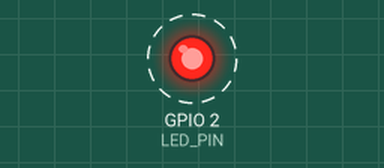
Bench run of a sketch on a simulated ESP32. Parts: output pins drawn as LEDs (lit = HIGH). Dashed ring = blinking. What the sketch prints to the serial monitor is not drawn.

Above: at 0.5 s.
Timing chart, 0 to 4.6 s (numbered marks = the images above):
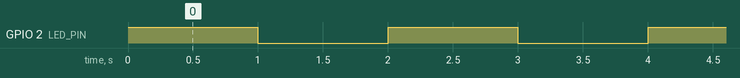

The sketch:

code.ino
```cpp
#include "driver/gpio.h"

#define LED_PIN GPIO_NUM_2

void app_main(void)
{
    gpio_reset_pin(LED_PIN);
    gpio_set_direction(LED_PIN, GPIO_MODE_OUTPUT);

    while (1)
    {
        gpio_set_level(LED_PIN, 1);
        printf("LED ON\n");
        vTaskDelay(pdMS_TO_TICKS(1000));

        gpio_set_level(LED_PIN, 0);
        printf("LED OFF\n");
        vTaskDelay(pdMS_TO_TICKS(1000));
    }
}
```

Measured:
- by itself, GPIO 2 (LED_PIN): alternates HIGH for 1.0 s and LOW for 1.0 s
